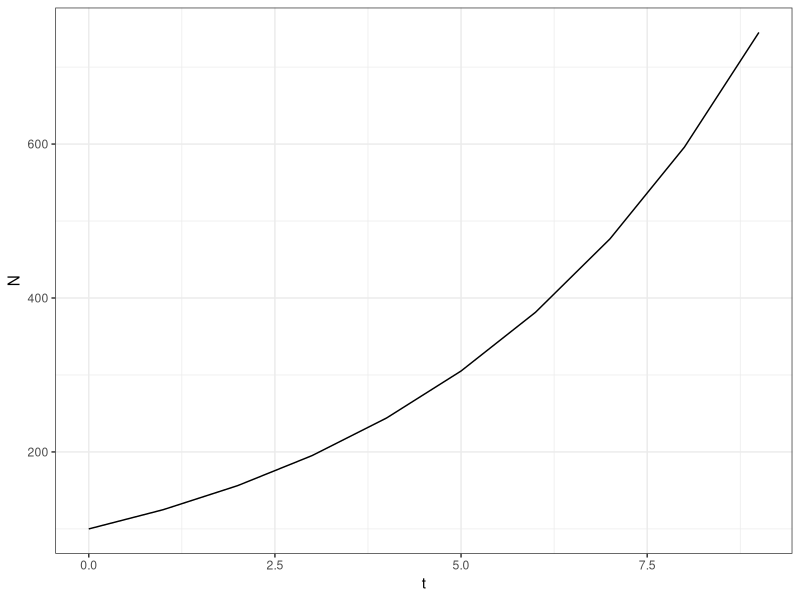
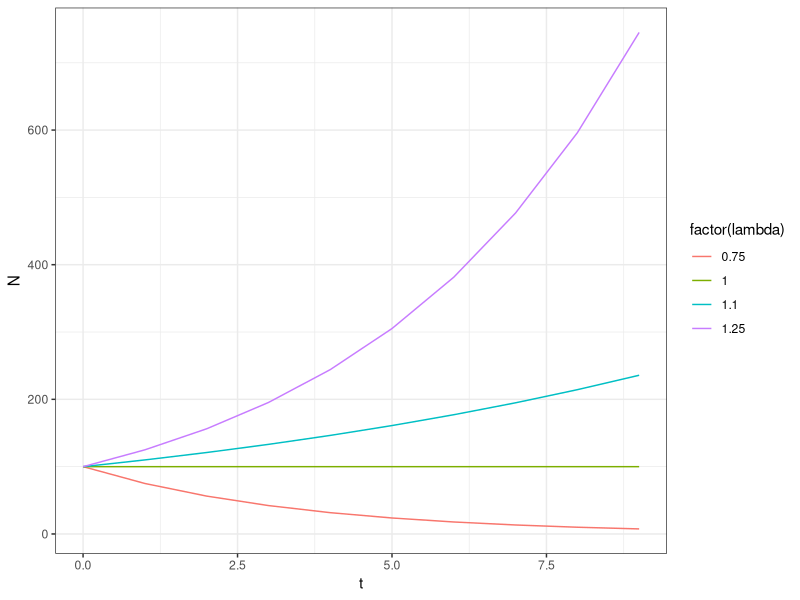
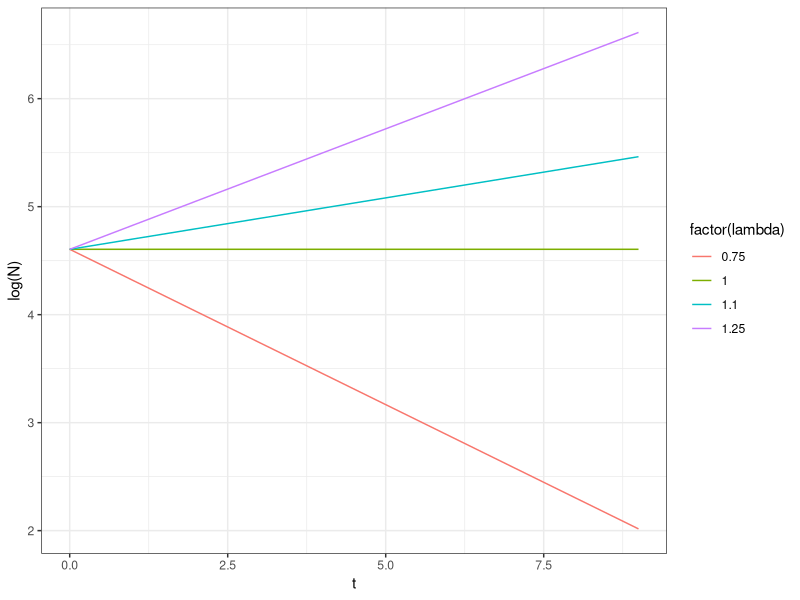
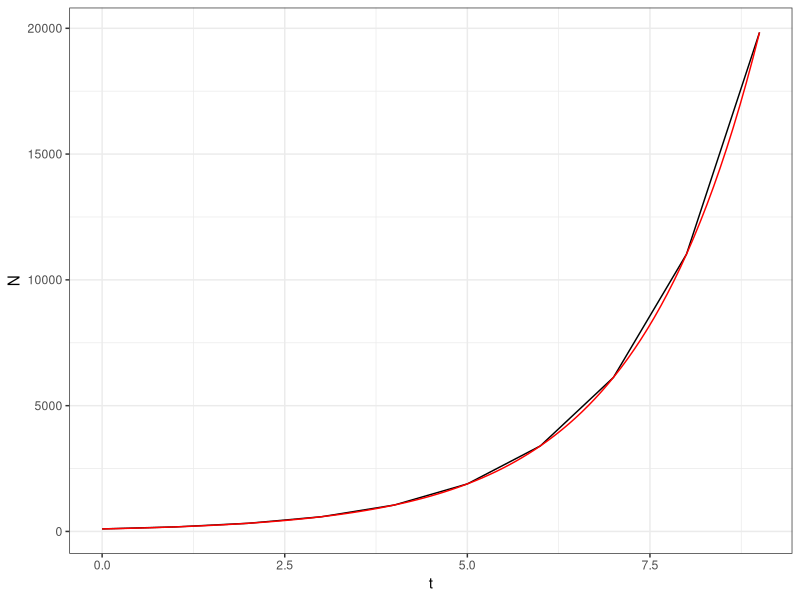
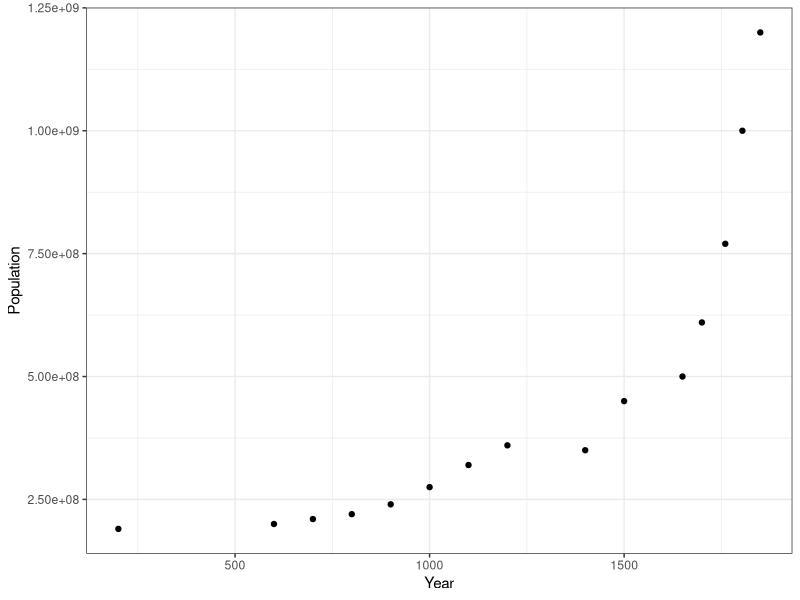
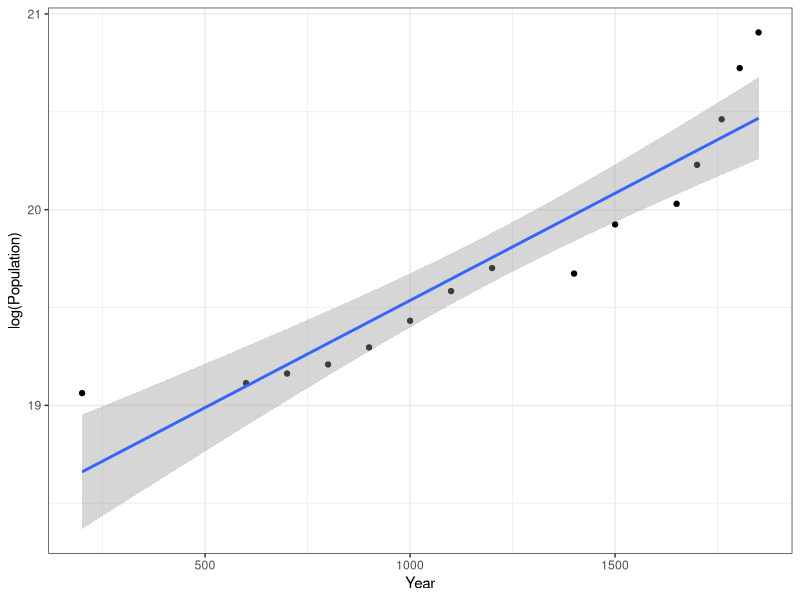
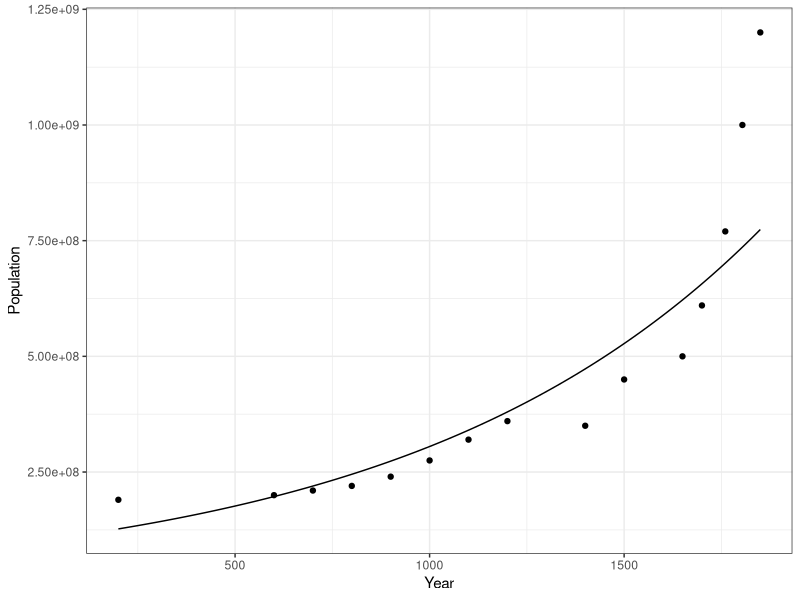
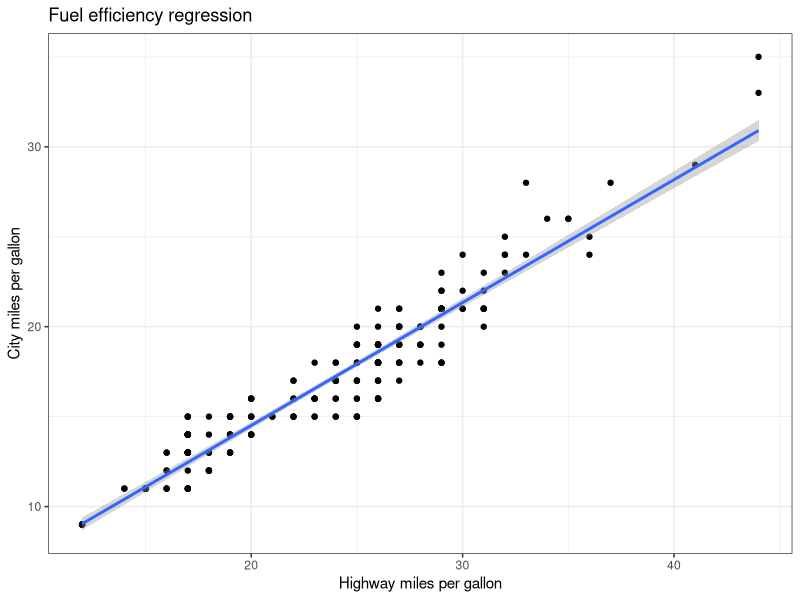

Write R code to recreate these figures, in order.
library(tidyverse)
theme_set(theme_bw())
Rm<-0.25
lambda<-1+Rm
N0<-100
Population<-data.frame(t=0:9,N=NA)
Population
Population$N[1]<-N0
for(i in 2:10) {
  Population$N[i]<-Population$N[i-1]*lambda
}
View(Population)
# Same answer in one step
Population$N<-N0*lambda^Population$t
ggplot(Population, aes(x=t,y=N))+
  geom_line()
# Different values of lambda
Rm<-c(-0.25,0,0.1,0.25)
lambda<-1+Rm
lambda

Population<-expand.grid(t=0:9,
                        lambda=lambda)
Population$N<-N0*Population$lambda^Population$t

view(Population)
ggplot(Population,aes(x=t,
                      y=N,
                      color=factor(lambda)))+
  geom_line()

### 

ggplot(Population,aes(x=t,
                      y=log(N),
                      color=factor(lambda)))+
  geom_line()

# Exponential vs. continuous

Rm<-0.1
lambda<-1+Rm
lambda
# instantaneous rate rm
rm<-log(lambda)
rm
N0
Population<-data.frame(t=0:9)
Population$N<-N0*exp(rm*Population$t)
View(Population)

Rm<-exp(rm)-1

#Plot of continuous vs. discrete

N0<-100
lambda<-1.8
rm<-log(lambda)
Population<-data.frame(t=0:9)
Population$N<-N0*lambda^(Population$t)
ggplot(Population,
       aes(x=t,y=N))+
  geom_line()+
  geom_function(fun = function(x) N0*exp(rm*x), colour = "red")

# Units of rm

rm_per_day<-0.001 # per day
rm_per_year<-rm_per_day*365
rm_per_year

## Humans example. 
library(tidyverse)
humans<-read_csv("HumanPopulation.csv") %>%
  filter(Year <1900)   
ggplot(humans,aes(x=Year,y=Population))+
  geom_point()

ggplot(humans,aes(x=Year,y=log(Population)))+
  geom_point()+
  stat_smooth(method="lm")

# do linear regression
humans.lm<-lm(log(Population)~Year,data=humans)
summary(humans.lm)
coef(humans.lm)
#y = intercept + slope* x
#y=log(N)
#x=t
#slope=rm
#log(N0)=intercept
#No=exp(intercept)
rm<-coef(humans.lm)[2]
rm
N0<-exp(coef(humans.lm)[1])
N0
# plot
ggplot(humans,aes(x=Year))+
  geom_point(aes(y=Population))+
  geom_function(fun=~N0*exp(rm*.x)) 
# lambda
lambda=exp(rm)
lambda

# Linear regression estimation
ggplot(mpg,aes(x=hwy,y=cty))+
  geom_point()+
  stat_smooth(method="lm")+
  labs(x="Highway miles per gallon",y="City miles per gallon",
       title="Fuel efficiency regression")
cars.lm<-lm(cty~hwy,data=mpg)
coef(cars.lm)

## least squares function

RegressionSS<-function(par,x,y) {
  a<-par["a"]
  b<-par["b"]
  y_hat<-a+b*x
  SS<-sum((y-y_hat)^2)
  return(SS)
}
RegressionSS(par=c(a=0.84,b=0.68),
             x=mpg$cty,
             y=mpg$hwy)
# find minimum
fit<-optim(par=c(a=0,b=1),
           fn=RegressionSS,
           x=mpg$hwy,
           y=mpg$cty)
fit
